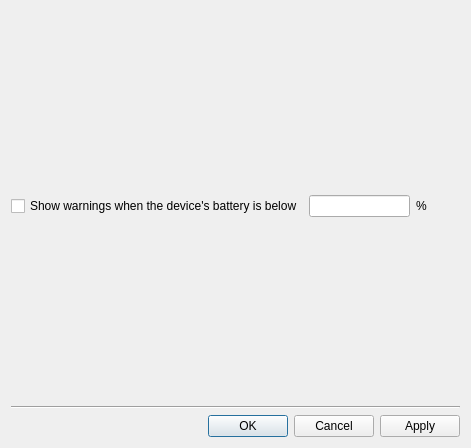
<?xml version="1.0" encoding="UTF-8"?>
<ui version="4.0">
 <class>BatteryPluginConfigDialog</class>
 <widget class="QDialog" name="BatteryPluginConfigDialog">
  <property name="geometry">
   <rect>
    <x>0</x>
    <y>0</y>
    <width>471</width>
    <height>448</height>
   </rect>
  </property>
  <property name="windowTitle">
   <string>Dialog</string>
  </property>
  <layout class="QVBoxLayout" name="verticalLayout">
   <item>
    <spacer name="verticalSpacer">
     <property name="orientation">
      <enum>Qt::Orientation::Vertical</enum>
     </property>
     <property name="sizeHint" stdset="0">
      <size>
       <width>20</width>
       <height>40</height>
      </size>
     </property>
    </spacer>
   </item>
   <item>
    <layout class="QHBoxLayout" name="horizontalLayout">
     <item>
      <widget class="QCheckBox" name="warningCB">
       <property name="text">
        <string>Show warnings when the device's battery is below</string>
       </property>
      </widget>
     </item>
     <item>
      <widget class="QLineEdit" name="thresholdEdit">
       <property name="sizePolicy">
        <sizepolicy hsizetype="Minimum" vsizetype="Fixed">
         <horstretch>0</horstretch>
         <verstretch>0</verstretch>
        </sizepolicy>
       </property>
       <property name="minimumSize">
        <size>
         <width>20</width>
         <height>0</height>
        </size>
       </property>
       <property name="maxLength">
        <number>2</number>
       </property>
      </widget>
     </item>
     <item>
      <widget class="QLabel" name="label">
       <property name="sizePolicy">
        <sizepolicy hsizetype="Minimum" vsizetype="Preferred">
         <horstretch>0</horstretch>
         <verstretch>0</verstretch>
        </sizepolicy>
       </property>
       <property name="text">
        <string>%</string>
       </property>
      </widget>
     </item>
     <item>
      <spacer name="horizontalSpacer">
       <property name="orientation">
        <enum>Qt::Orientation::Horizontal</enum>
       </property>
       <property name="sizeHint" stdset="0">
        <size>
         <width>40</width>
         <height>20</height>
        </size>
       </property>
      </spacer>
     </item>
    </layout>
   </item>
   <item>
    <spacer name="verticalSpacer_2">
     <property name="orientation">
      <enum>Qt::Orientation::Vertical</enum>
     </property>
     <property name="sizeHint" stdset="0">
      <size>
       <width>20</width>
       <height>40</height>
      </size>
     </property>
    </spacer>
   </item>
   <item>
    <widget class="Line" name="line">
     <property name="orientation">
      <enum>Qt::Orientation::Horizontal</enum>
     </property>
    </widget>
   </item>
   <item>
    <widget class="QDialogButtonBox" name="buttonBox">
     <property name="orientation">
      <enum>Qt::Orientation::Horizontal</enum>
     </property>
     <property name="standardButtons">
      <set>QDialogButtonBox::StandardButton::Apply|QDialogButtonBox::StandardButton::Cancel|QDialogButtonBox::StandardButton::Ok</set>
     </property>
    </widget>
   </item>
  </layout>
 </widget>
 <resources/>
 <connections>
  <connection>
   <sender>buttonBox</sender>
   <signal>accepted()</signal>
   <receiver>BatteryPluginConfigDialog</receiver>
   <slot>accept()</slot>
   <hints>
    <hint type="sourcelabel">
     <x>248</x>
     <y>254</y>
    </hint>
    <hint type="destinationlabel">
     <x>157</x>
     <y>274</y>
    </hint>
   </hints>
  </connection>
  <connection>
   <sender>buttonBox</sender>
   <signal>rejected()</signal>
   <receiver>BatteryPluginConfigDialog</receiver>
   <slot>reject()</slot>
   <hints>
    <hint type="sourcelabel">
     <x>316</x>
     <y>260</y>
    </hint>
    <hint type="destinationlabel">
     <x>286</x>
     <y>274</y>
    </hint>
   </hints>
  </connection>
 </connections>
</ui>
